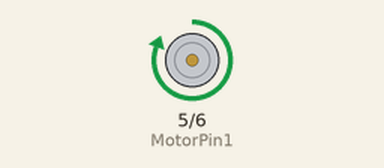
The sketch below on a simulated Arduino Uno, built with avr-gcc and run on an emulated ATmega328P. Parts: motor-driver pin pairs drawn as motors (green arrow = first pin HIGH = forward, orange = second pin HIGH = backward, longer = more drive).

Above: at 1.0 s.
At 3.0 s:
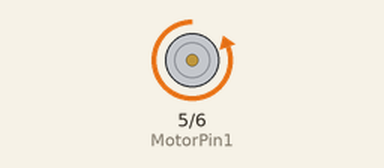
Timing chart, 0 to 5.2 s (numbered marks = the images above):
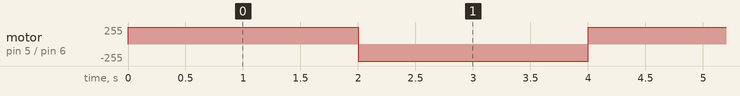

The sketch:

DC_Motor_IC.ino
```cpp
/* DC motor with IC chip: This program shows how to control the spining direction of the motor.
 *  We need a DC MOTOR, a RELAY, the ARDUINO, and an external battery.
 *  We can not directly connect the DC motor to the arduino or it will cook(burn).
 *  The power used by the motor to spin is get it by an external battery.
 *  The LOW and HIGH state will allow the DC motor go either left or right (Direction)

*/

int MotorPin1 = 5; //Set the MotorPin1 variable to pin 5
int MotorPin2 = 6; //Set the MotorPin2 variable to pin 6


void setup() {
  // put your setup code here, to run once:
pinMode(MotorPin1, OUTPUT); //Set the pin of the MotorPin1(5) as an OUTPUT
pinMode(MotorPin2, OUTPUT); //Set the pin of the MotorPin2(6) as an OUTPUT
}

void loop() {
  // put your main code here, to run repeatedly:

digitalWrite(MotorPin1, HIGH); //Set the MotorPin1 to HIGH
digitalWrite(MotorPin2, LOW);  //Set the MotorPin2 to LOW
delay(2000);                   //Will let the instructions above for the 2 seconds

digitalWrite(MotorPin1, LOW);  //Set the MotorPin1 to LOW
digitalWrite(MotorPin2, HIGH); //Set the MotorPin2 to HIGH
delay(2000);                   //Will let the instructions above for the 2 seconds

}
```

Measured:
- by itself, motor on pin 5 (MotorPin1) / pin 6 (MotorPin2): alternates forward 255/255 for 2.0 s and backward 255/255 for 2.0 s
